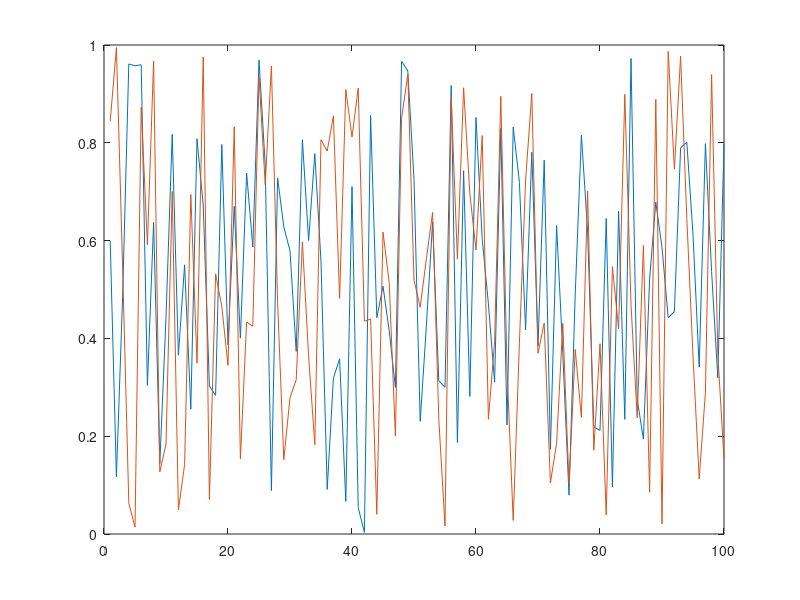

Source code (MATLAB):
function result = test_hold_003
result = false;
a = figure;
plot(rand(1,100));
hold;
plot(rand(1,100));
drawnow;
close(a);
result = true;
